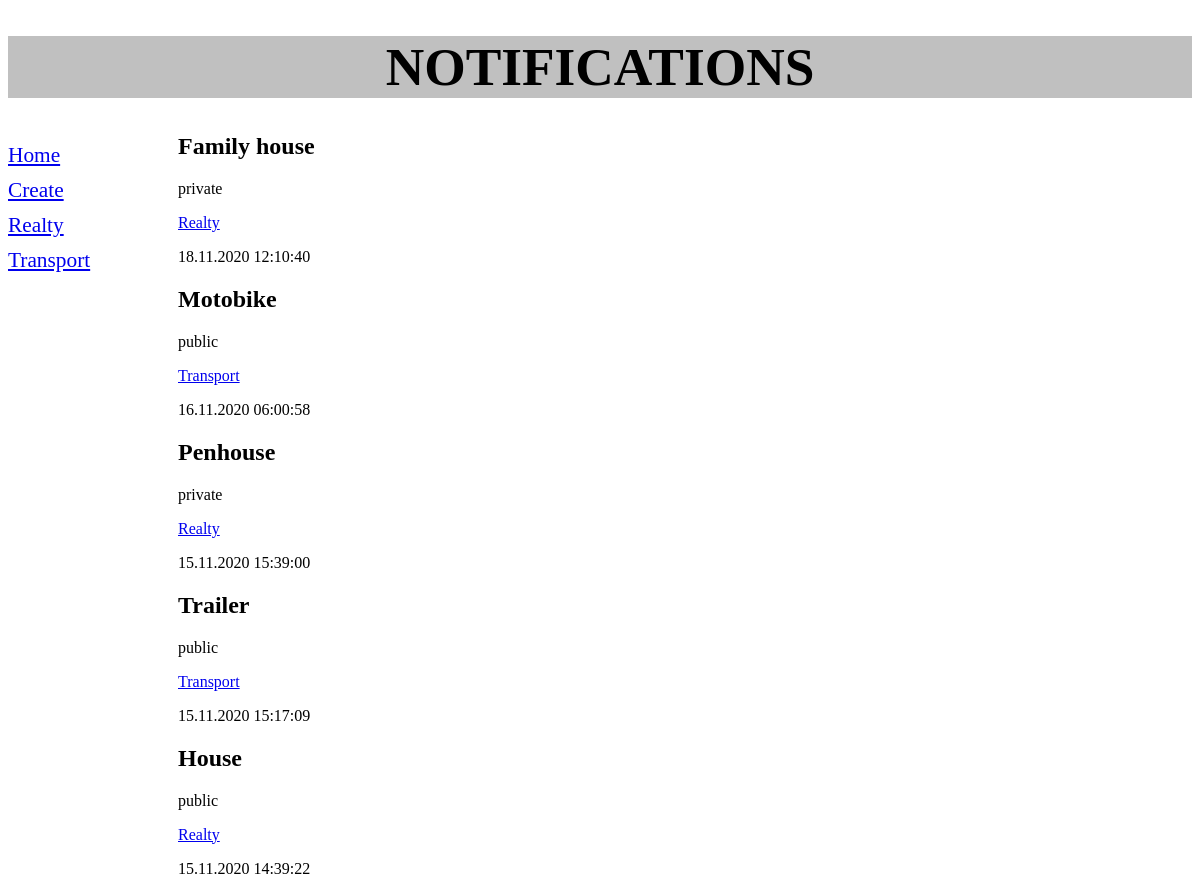
/bboard/, run on the app's committed database.
### bboard/models.py (models this page shows, shortened)
class Rubric(models.Model):
    name = models.CharField(max_length=20, db_index=True, verbose_name='Name')
    class Meta:
        verbose_name_plural = 'Rubrics'
        verbose_name = 'Rubric'
        ordering = ['name']

class Bb(models.Model):
    title = models.CharField(max_length=50, verbose_name='Title')
    content = models.TextField(null=True, blank=True, verbose_name='Content')
    price = models.FloatField(null=True, blank=True, verbose_name='Price')
    published = models.DateTimeField(auto_now_add=True, verbose_name='Published')
    rubric = models.ForeignKey('Rubric', null=True, on_delete=models.PROTECT, verbose_name='Rubric')
    class Meta:
        verbose_name_plural = 'Notifications'
        verbose_name = 'Notification'
        ordering = ['-published']

### bboard/views.py (the view)
# urls.py: path('', index, name='index'),
def index(request):
    bbs = Bb.objects.all()
    rubrics = Rubric.objects.all()
    context = {'bbs': bbs, 'rubrics': rubrics}
    return render(request, 'bboard/index.html', context)

### bboard/templates/bboard/index.html
{% extends "layout/basic.html" %}
{% block content %}
    {% for bb in bbs %}
        <div>
            <h2>{{ bb.title }}</h2>
            <p>{{ bb.content }}</p>
            <p><a href="{% url 'by_rubric' bb.rubric.pk %}">{{ bb.rubric.name }}</a></p>
            <p>{{ bb.published|date:"d.m.Y H:i:s" }}</p>
        </div>
    {% endfor %}
{% endblock %}

### bboard/templates/layout/basic.html (shortened to what this page needs)
{% load static %}
<!DOCTYPE html>
<html lang="en">
<head>
    <link rel="stylesheet" type="text/css" href="{% static 'bboard/styles.css' %}">
</head>
<body>
    <header>
        <h1>Notifications</h1>
    </header>
    <nav>
        <a href="{% url 'index' %}">Home</a>
        <a href="{% url 'add' %}">Create</a>
        {% for rubric in rubrics %}
            <a href="{% url 'by_rubric' rubric.pk %}">{{ rubric.name }}</a>
        {% endfor %}
    </nav>
    <section>
        {% block content %}
        {% endblock %}
    </section>
</body>
</html>

### bboard/static/bboard/styles.css (style rules this page uses)
header h1 { font-size: 40pt; text-transform: uppercase; text-align: center; background-color: silver; }
nav { font-size: 16pt; width: 150px; float: left; }
nav a { display: block; margin: 10px 0px; }
section { margin-left: 170px; }

### data on the page
Rubric: name "Realty"
Rubric: name "Transport"
Bb: title "Family house", content "private", rubric.name "Realty", published "18.11.2020 12:10:40"
Bb: title "Motobike", content "public", rubric.name "Transport", published "16.11.2020 06:00:58"
Bb: title "Penhouse", content "private", rubric.name "Realty", published "15.11.2020 15:39:00"
Bb: title "Trailer", content "public", rubric.name "Transport", published "15.11.2020 15:17:09"
Bb: title "House", content "public", rubric.name "Realty", published "15.11.2020 14:39:22"
